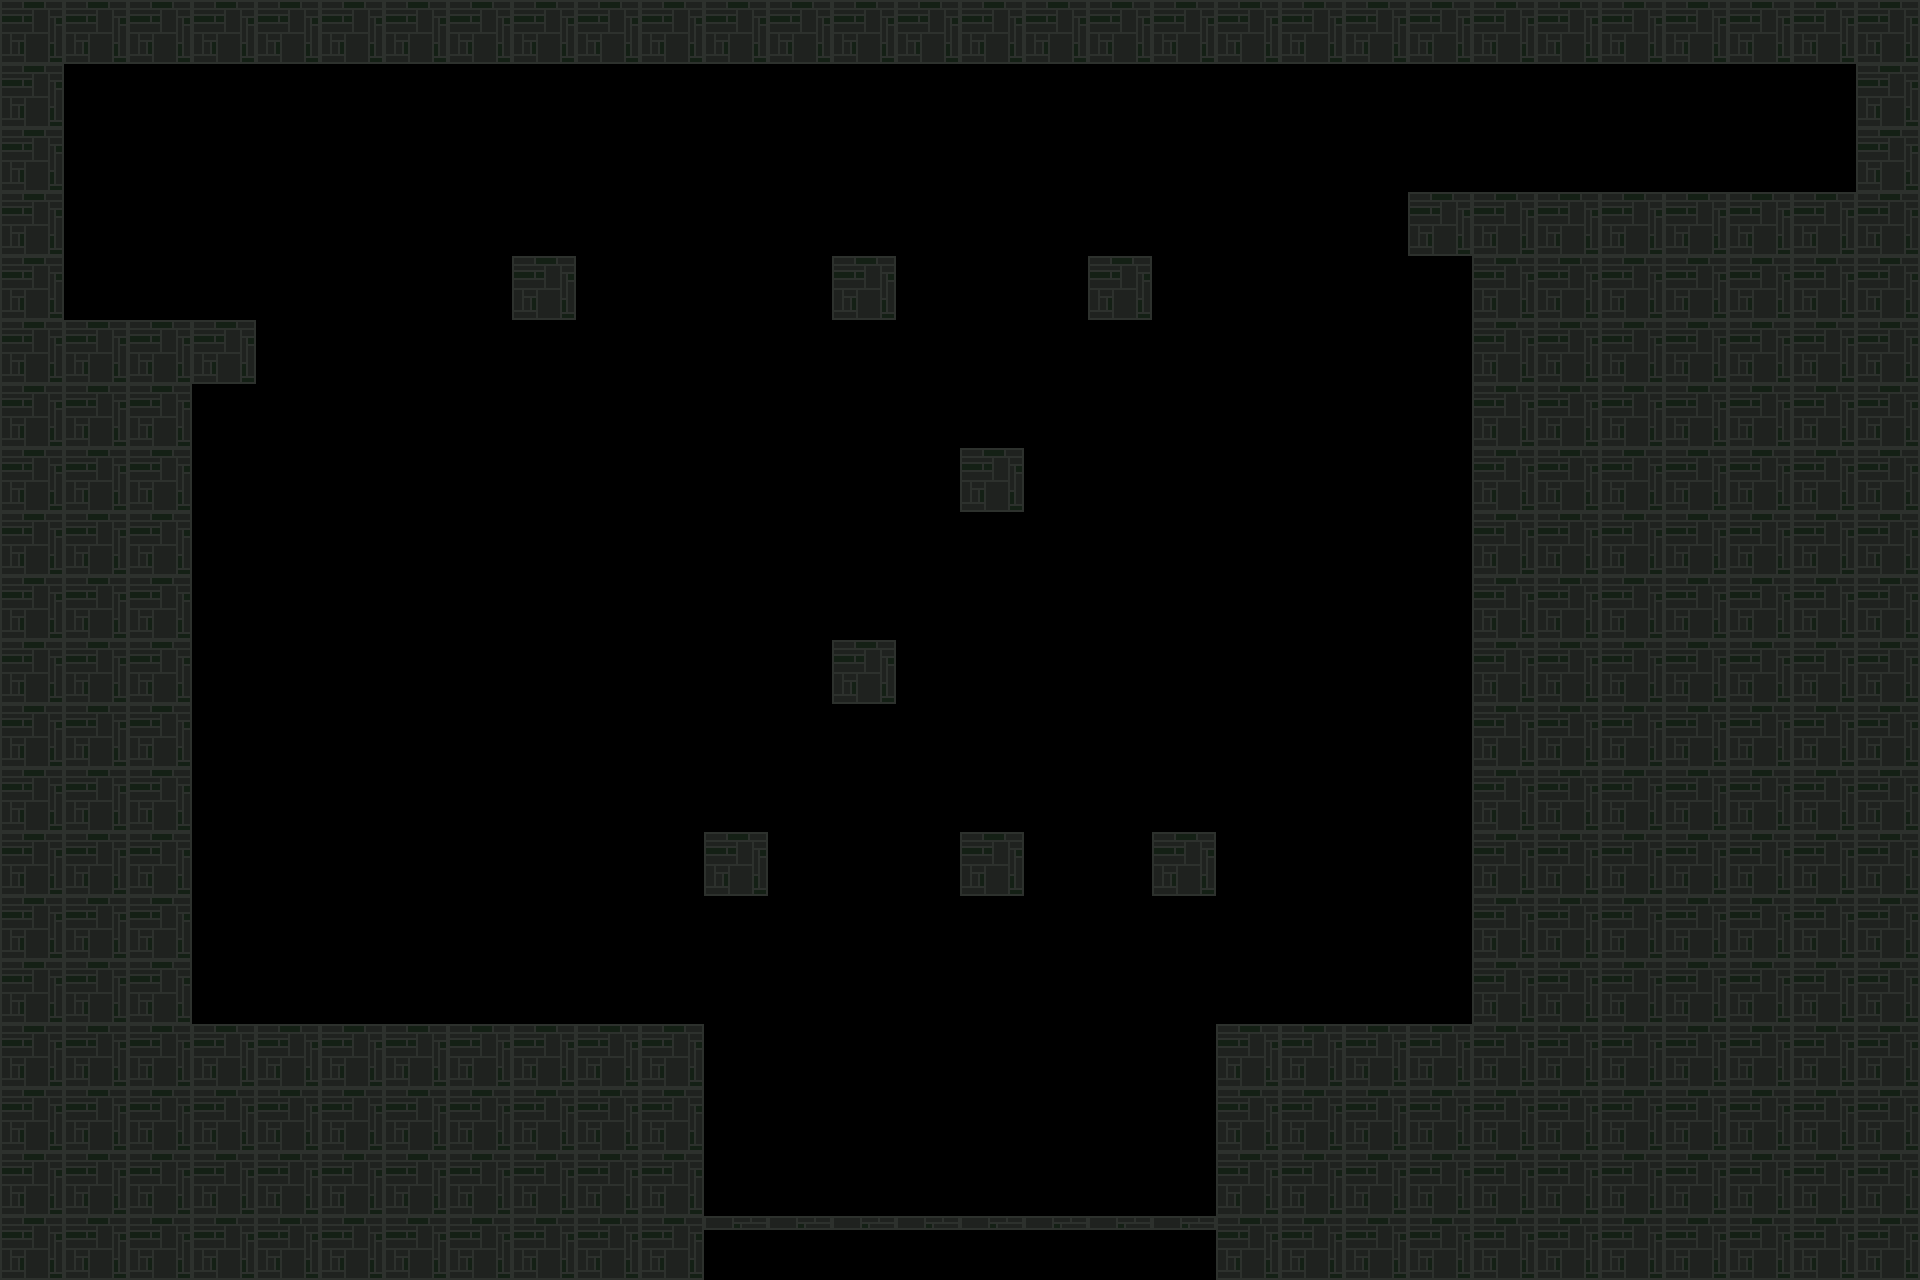

Rendered tile map (Tiled .tmx) drawn with the repository's tilesets; below, a short description and the map source with its tile grids summarised:
An orthogonal 30x20 tile map with 64x64 px tiles, 1 tile layer (Tile Layer 1).

<map version="1.10" tiledversion="1.10.2" orientation="orthogonal" renderorder="right-down" width="30" height="20" tilewidth="64" tileheight="64" infinite="0" nextlayerid="2" nextobjectid="1">
 <tileset firstgid="1" name="tilemap" tilewidth="64" tileheight="64" tilecount="10" columns="10">
  <image source="tilemap.png" width="640" height="64" />
 </tileset>
 <layer id="1" name="Tile Layer 1" width="30" height="20">
  <data>[600 cells, 600 non-empty, 3 distinct tile ids]</data>
 </layer>
</map>
